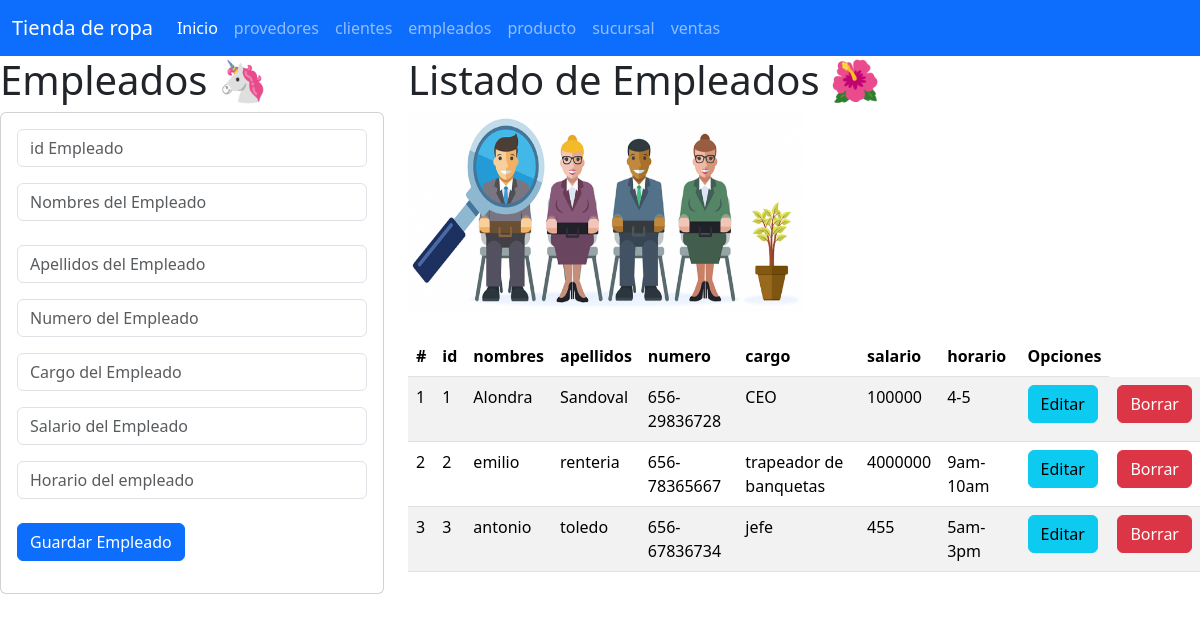
The app's page /empleados with its own data.
### empleados_app/models.py (models this page shows, shortened)
class Empleados(models.Model):
    id=models.PositiveSmallIntegerField(primary_key=True)
    nombres=models.CharField(max_length=50)
    apellidos=models.CharField(max_length=15)
    numero=models.CharField(max_length=50)
    cargo=models.CharField(max_length=25)
    salario=models.IntegerField()
    horario=models.CharField(max_length=50)

### empleados_app/views.py (the view)
# urls.py: path("empleados", views.inicio_vistaEmpleados,name="empleados"),
def inicio_vistaEmpleados(request):
    losempleados=Empleados.objects.all()
    return render(request,"gestionarempleados.html",{"misempleados":losempleados})

### empleados_app/templates/gestionarempleados.html
{% extends "base.html" %}
{% block cuerpo %}
    {% load static %}
    <div class="row">
    <div class="col-sm-12 col-md-4 col-lg-4 cold-xl-4">
        <h1> Empleados 🦄</h1>
        <div class="card">
            <div class="card-body">
                <form action="registrarempleados/" method="POST"> {% csrf_token %}
                    <div class="form-group">
                        <input type="text" id="txtid" name="txtid" class="form-control" placeholder="id Empleado" minlength="1" maxlength="6" required>
                    </div>
                    <div class="form-group py-3">
                        <input type="text" id="txtnombres" name="txtnombres" class="form-control" placeholder="Nombres del Empleado"  maxlength="50" required>
                    </div>
                    <div class="form-group py-2">
                        <input type="text" id="txtapellidos" name="txtapellidos" class="form-control" placeholder="Apellidos del Empleado"  maxlength="15" required>
                    </div>
                    <div class="form-group py-2">
                        <input type="text" id="skznumero" name="skznumero" class="form-control" placeholder="Numero del Empleado"  maxlength="50" required>
                    </div>
                    <div class="form-group py-2">
                        <input type="text" id="skzcargo" name="skzcargo" class="form-control" placeholder="Cargo del Empleado"  maxlength="25" required>
                    </div>
                    <div class="form-group py-2">
                        <input type="number" id="skzsalario" name="skzsalario" class="form-control" placeholder="Salario del Empleado"  maxlength="5" minlength="1" required>
                    </div>
                    <div class="form-group py-2">
                        <input type="text" id="skzhorario" name="skzhorario" class="form-control" placeholder="Horario del empleado"  maxlength="50" required>
                    </div>
                    <div class="form-group py-2">
                        <div class="form-group py-2">
                            <button type="submit" class="btn btn-primary">Guardar Empleado</button>
                    </div>
                    </div>
                </form>
                </div>
            </div>
    </div>
    <div class="col-sm-12 col-md-8 col-lg-8 col-xl-8">
    <h1> Listado de Empleados 🌺</h1>
    <img class="w-50" src="{% static 'img/empleados.png' %}" alt="miriam" width="100" height="200">
    <br>
    <br>
    <table class="table table-striped">
        <thead>
            <tr>
                <th scope="col">#</th>
                <th scope="col">id</th>
                <th scope="col">nombres</th>
                <th scope="col">apellidos</th>
                <th scope="col">numero</th>
                <th scope="col">cargo</th>
                <th scope="col">salario</th>
                <th scope="col">horario</th>
                <th> Opciones</th>
            </tr>
            </thead>
            <tbody>
            {% for e in misempleados %}
            <tr>
                <td>
                    {{forloop.counter}}
                    <td> {{e.id}} </td>
                    <td> {{e.nombres}} </td>
                    <td> {{e.apellidos}} </td>
                    <td> {{e.numero}} </td>
                    <td> {{e.cargo}} </td>
                    <td> {{e.salario}} </td>
                    <td> {{e.horario}} </td>
                    <td> <a href="seleccionarempleados/{{e.id}}" class="btn btn-info">Editar</a></td>
                    <td> <a href="borrarempleados/{{e.id}}" class="btn btn-danger">Borrar</a></td>
                </td>
            </tr>
            {% endfor %}
            </tbody>
        </table>
    </div>
</div>
{% endblock  %}

### records on screen
Empleados: id "1", nombres "Alondra", apellidos "Sandoval", numero "656-29836728", cargo "CEO", salario "100000", horario "4-5"
Empleados: id "2", nombres "emilio", apellidos "renteria", numero "656-78365667", cargo "trapeador de banquetas", salario "4000000", horario "9am-10am"
Empleados: id "3", nombres "antonio", apellidos "toledo", numero "656-67836734", cargo "jefe", salario "455", horario "5am-3pm"
